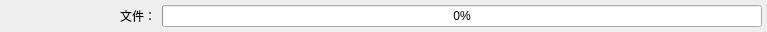
<?xml version="1.0" encoding="UTF-8"?>
<ui version="4.0">
 <class>DataProgress</class>
 <widget class="QWidget" name="DataProgress">
  <property name="geometry">
   <rect>
    <x>0</x>
    <y>0</y>
    <width>767</width>
    <height>30</height>
   </rect>
  </property>
  <property name="windowTitle">
   <string>Form</string>
  </property>
  <layout class="QHBoxLayout" name="horizontalLayout">
   <property name="leftMargin">
    <number>5</number>
   </property>
   <property name="topMargin">
    <number>5</number>
   </property>
   <property name="rightMargin">
    <number>5</number>
   </property>
   <property name="bottomMargin">
    <number>5</number>
   </property>
   <item>
    <spacer name="horizontalSpacer">
     <property name="orientation">
      <enum>Qt::Horizontal</enum>
     </property>
     <property name="sizeType">
      <enum>QSizePolicy::Expanding</enum>
     </property>
     <property name="sizeHint" stdset="0">
      <size>
       <width>40</width>
       <height>20</height>
      </size>
     </property>
    </spacer>
   </item>
   <item>
    <widget class="QLabel" name="label">
     <property name="minimumSize">
      <size>
       <width>0</width>
       <height>0</height>
      </size>
     </property>
     <property name="maximumSize">
      <size>
       <width>16777215</width>
       <height>16777215</height>
      </size>
     </property>
     <property name="layoutDirection">
      <enum>Qt::LeftToRight</enum>
     </property>
     <property name="text">
      <string>文件：</string>
     </property>
     <property name="alignment">
      <set>Qt::AlignLeading|Qt::AlignLeft|Qt::AlignVCenter</set>
     </property>
    </widget>
   </item>
   <item>
    <widget class="QProgressBar" name="progressBar">
     <property name="minimumSize">
      <size>
       <width>600</width>
       <height>0</height>
      </size>
     </property>
     <property name="maximumSize">
      <size>
       <width>600</width>
       <height>16777215</height>
      </size>
     </property>
     <property name="sizeIncrement">
      <size>
       <width>0</width>
       <height>0</height>
      </size>
     </property>
     <property name="value">
      <number>0</number>
     </property>
    </widget>
   </item>
  </layout>
 </widget>
 <resources/>
 <connections/>
</ui>
